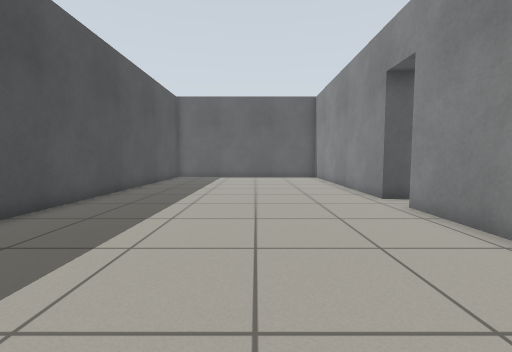
View 1 (above)

15 first-person views from a walk through a world built for the Gazebo simulator. The camera is 0.72 m above the floor, tilts 4° down and sees 90° across. The floor is counted in squares, 0.5 m on a side. Each view is taken from the middle of a square. On the plan, view 1 faces up. The plan holds only what a view shows up to about 13 squares ahead; the rest is blank. The place goes on beyond the plan.

View 2
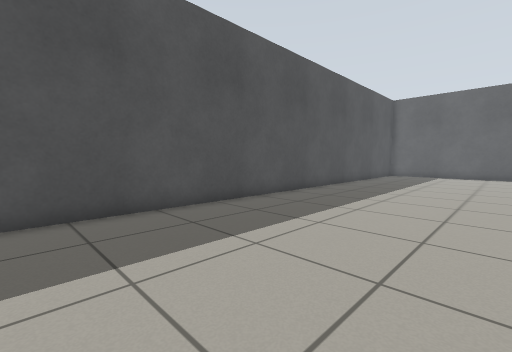

View 3
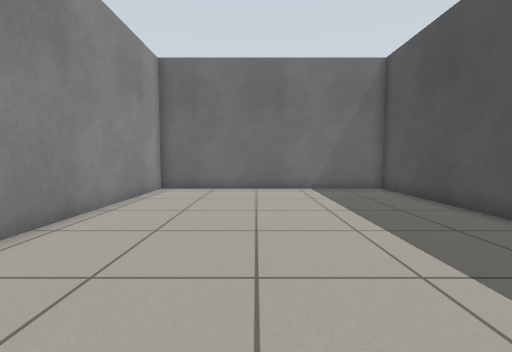

View 4
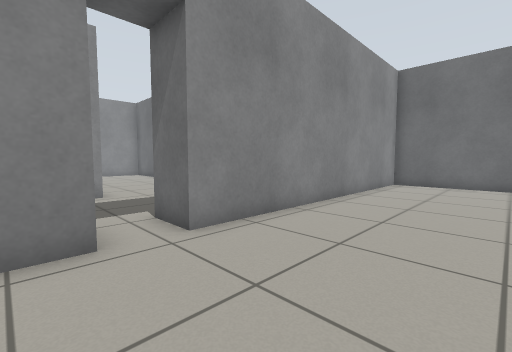

View 5
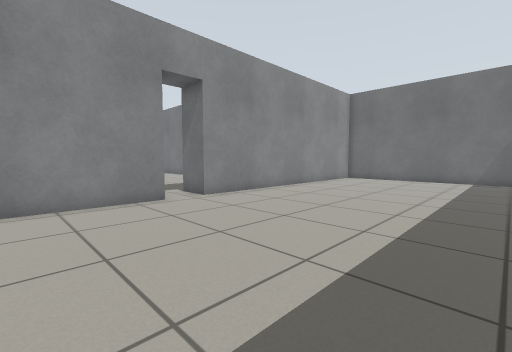

View 6
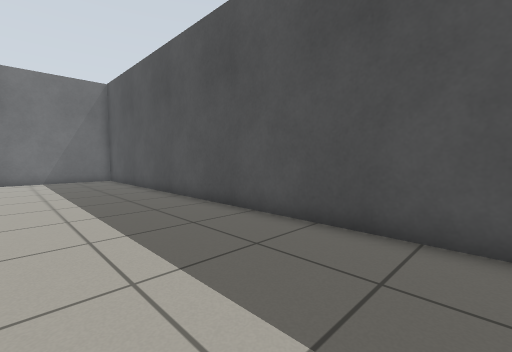

View 7
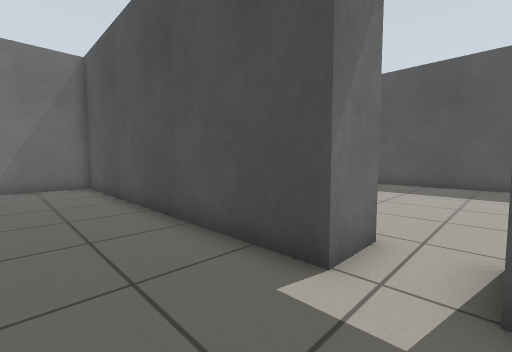

View 8
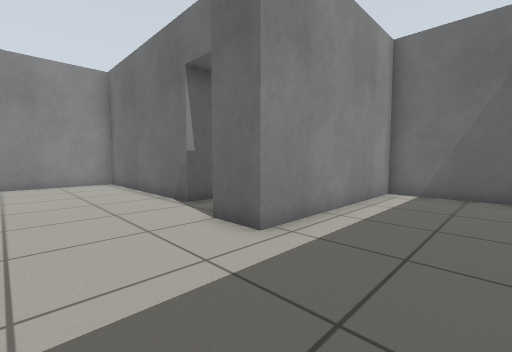

View 9
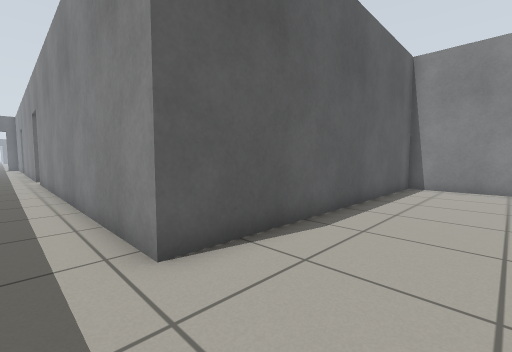

View 10
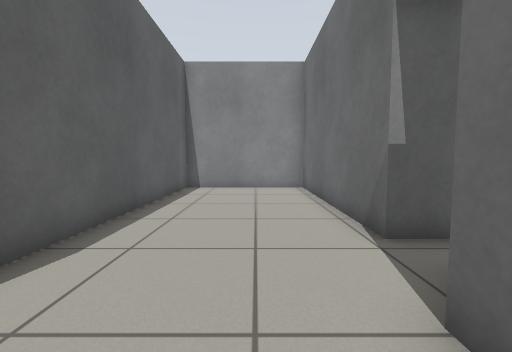

View 11
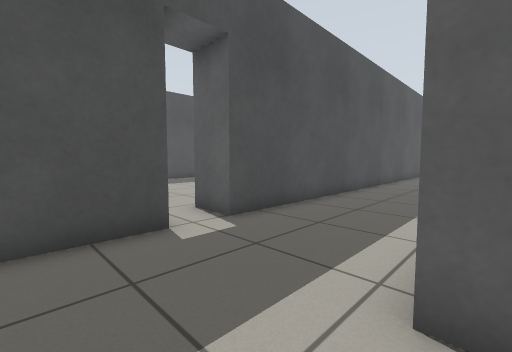

View 12
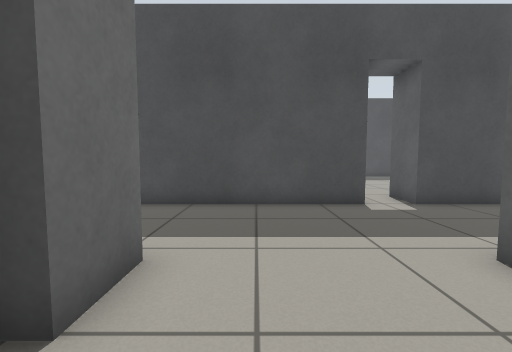

View 13
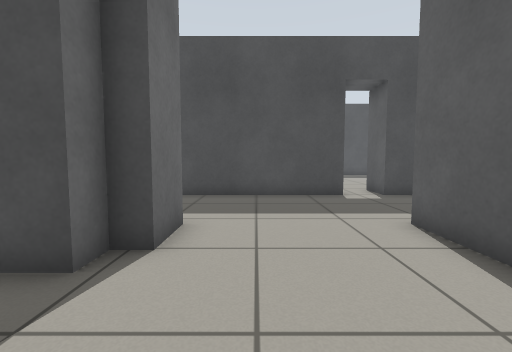

View 14
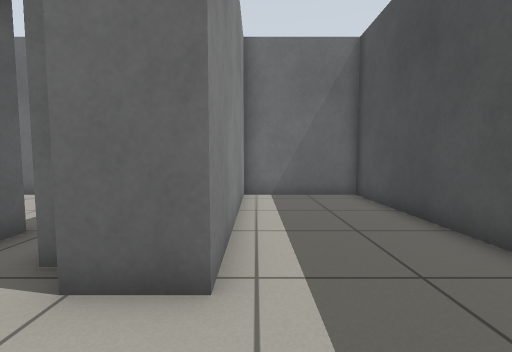

View 15
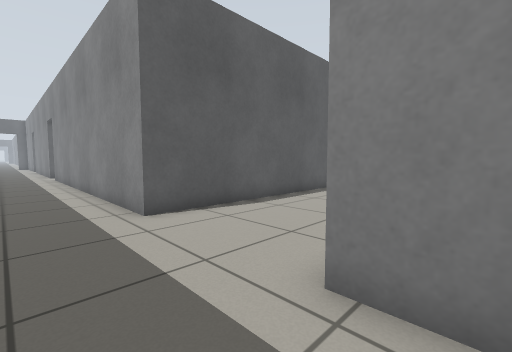

### Floor plan
Points are (right, up) in squares from view 1. A wall is a line through its corners. A room is listed if a view was taken in it or the views show most of it. See-through windows are left out.
Room 1 (views 1, 2, 3, 4, 5, 6)
walls: (4.5, 9) (4.5, 13.2); (-5.9, 13.2) (-5.9, -5) (4.5, -5) (4.5, 7.4)
ways out: opening at (3, 8) to room 2
Room 2 (view 7)
walls: (10.5, 7.4) (10.5, 13.5); (6.1, 13.5) (6.1, 9) (4.5, 9); (4.5, 7.4) (6.1, 7.4)
ways out: opening at (3, 8) to room 1; opening at (8, 7) to room 3
Room 3 (views 8, 9, 10, 11, 12, 13, 14, 15)
walls: (14.5, 0) (14.5, 1.7) (22.5, 1.7) (22.5, 7.4) (10.5, 7.4); (6.1, 7.4) (6.1, -5) (10.5, -5) (10.5, 2.4) (12.1, 2.4) (12.1, 1.7) (12.9, 1.7) (12.9, 0.8)
ways out: opening at (8, 7) to room 2

Where each view was taken, in squares from view 1:
view 1: 0 up, 0 right, facing up
view 2: 3 down, 1 right, facing up-left
view 3: 7 up, 0 right, facing down
view 4: 10 up, 0 right, facing down-right
view 5: 13 up, 4 left, facing down-right
view 6: 13 up, 1 left, facing down-left
view 7: 9 up, 9 right, facing down-left
view 8: 6 up, 7 right, facing down-right
view 9: 4 up, 9 right, facing up-right
view 10: 4 up, 10 right, facing right
view 11: 5 up, 11 right, facing up-left
view 12: 4 up, 14 right, facing left
view 13: 4 up, 16 right, facing left
view 14: 5 up, 10 right, facing down
view 15: 1 up, 8 right, facing up-right
